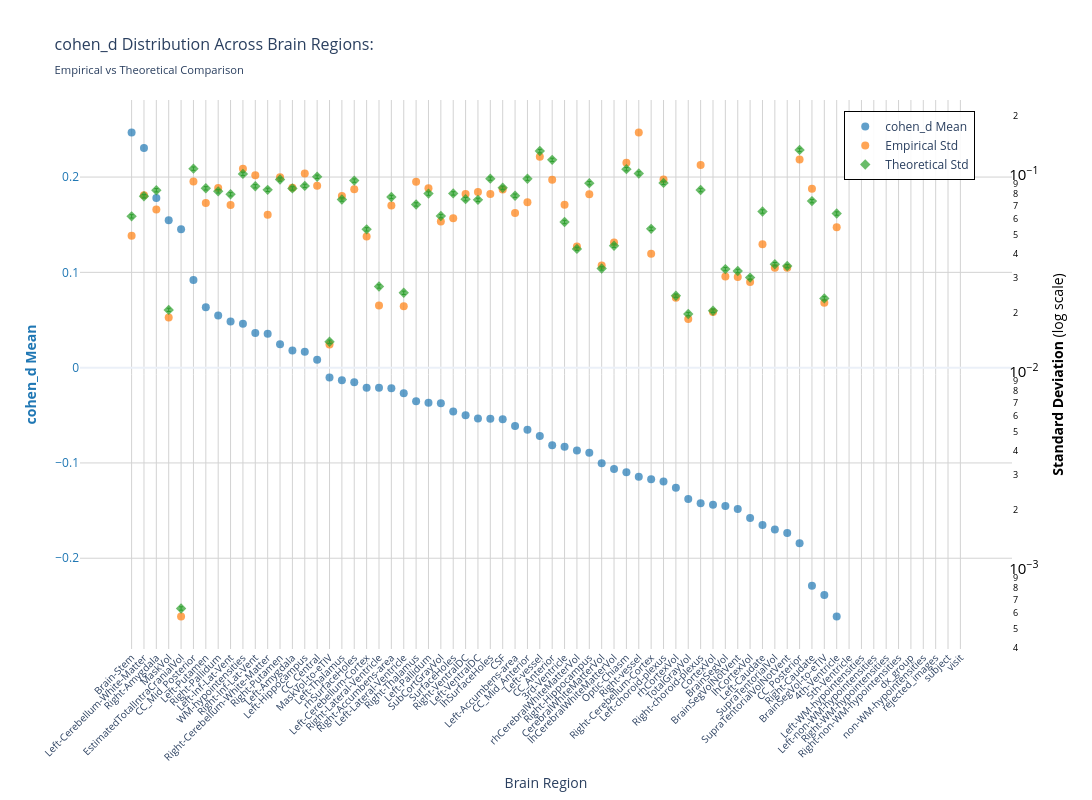
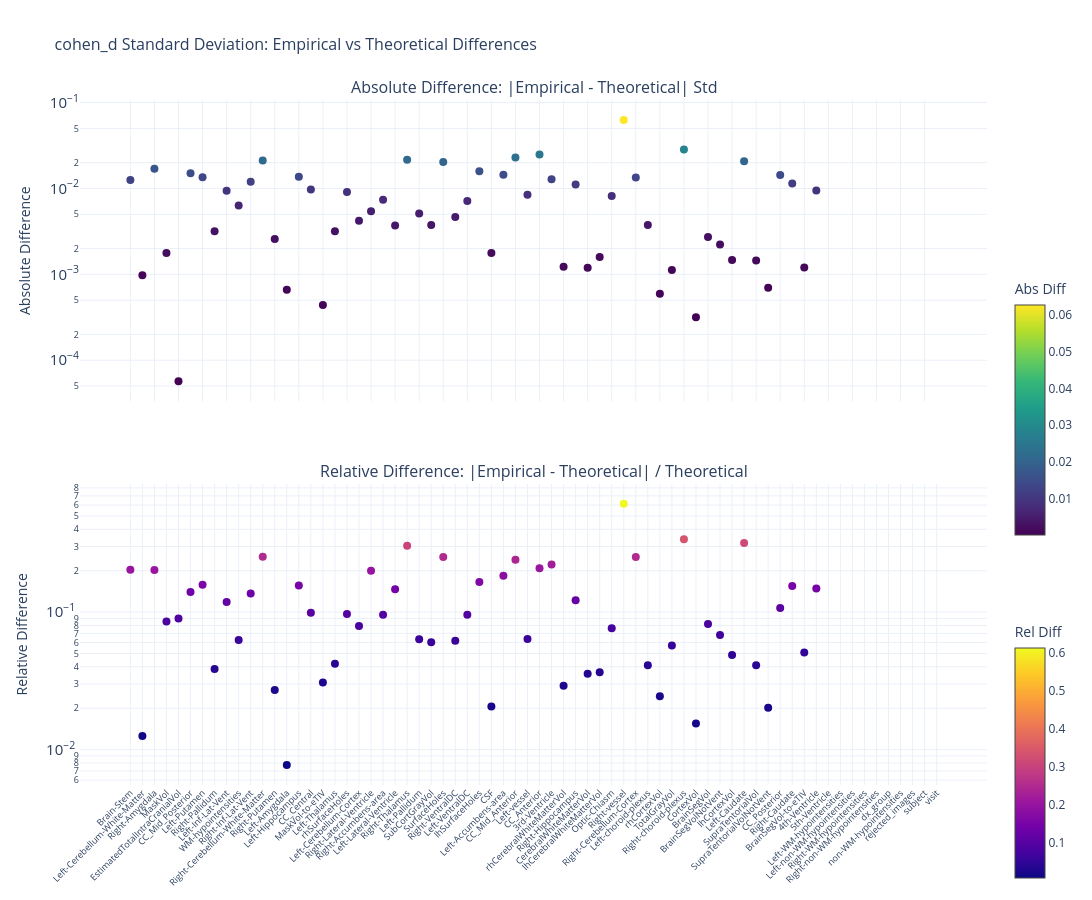

The cell these charts' notebook holds for them, in order:
### Markdown cell above
### Cohen's d

### Code cell
nu_nav = df_npvr[(df_npvr["study"] == "longitudinal") & (df_npvr["group"] == "HC-PD")]
data_path = stats_dir / f"cohen_d_longitudinal_{METRIC}.parquet"
df, stats = get_test_stats(
    data_path,
    stat_functions_F,
    nu_nav,
    hemisphere=False,
    study="longitudinal",
    raw_values=True,
)
show_figure(
    stats, hemisphere=False, stat_name="cohen_d", study="longitudinal", metric=METRIC
)

### Figure 1 — Plotly figure (JSON) as saved in the notebook; plotly's stock layout.template omitted (floating-point values rounded to 4 significant figures)
{"data": [{"hovertemplate": "<b>%{x}</b><br>Mean cohen_d: %{y:.2f}<br><extra></extra>", "marker": {"color": "#1f77b4", "opacity": 0.7, "size": 8}, "mode": "markers", "name": "cohen_d Mean", "type": "scatter", "x": ["Brain-Stem", "Left-Cerebellum-White-Matter", "Right-Amygdala", "MaskVol", "EstimatedTotalIntraCranialVol", "CC_Mid_Posterior", "Left-Putamen", "Right-Pallidum", "Left-Inf-Lat-Vent", "WM-hypointensities", "Right-Inf-Lat-Vent", "Right-Cerebellum-White-Matter", "Right-Putamen", "Left-Amygdala", "Left-Hippocampus", "CC_Central", "MaskVol-to-eTIV", "Left-Thalamus", "rhSurfaceHoles", "Left-Cerebellum-Cortex", "Right-Lateral-Ventricle", "Right-Accumbens-area", "Left-Lateral-Ventricle", "Right-Thalamus", "Left-Pallidum", "SubCortGrayVol", "SurfaceHoles", "Right-VentralDC", "Left-VentralDC", "lhSurfaceHoles", "CSF", "Left-Accumbens-area", "CC_Mid_Anterior", "Left-vessel", "CC_Anterior", "3rd-Ventricle", "rhCerebralWhiteMatterVol", "Right-Hippocampus", "CerebralWhiteMatterVol", "lhCerebralWhiteMatterVol", "Optic-Chiasm", "Right-vessel", "Right-Cerebellum-Cortex", "Left-choroid-plexus", "rhCortexVol", "TotalGrayVol", "Right-choroid-plexus", "CortexVol", "BrainSegVol", "BrainSegVolNotVent", "lhCortexVol", "Left-Caudate", "SupraTentorialVol", "SupraTentorialVolNotVent", "CC_Posterior", "Right-Caudate", "BrainSegVol-to-eTIV", "4th-Ventricle", "5th-Ventricle", "Left-WM-hypointensities", "Left-non-WM-hypointensities", "Right-WM-hypointensities", "Right-non-WM-hypointensities", "dx_group", "non-WM-hypointensities", "rejected_images", "subject", "visit"], "y": [0.2468, 0.2305, 0.178, 0.1546, 0.1452, 0.09195, 0.06329, 0.05477, 0.04849, 0.04596, 0.03633, 0.03569, 0.02468, 0.01796, 0.01678, 0.008294, -0.01035, -0.01332, -0.0154, -0.02114, -0.02116, -0.02167, -0.0269, -0.03536, -0.03678, -0.03744, -0.04596, -0.0499, -0.05343, -0.05368, -0.05413, -0.06113, -0.06518, -0.07185, -0.0814, -0.08313, -0.087, -0.08942, -0.1004, -0.1065, -0.1099, -0.1144, -0.1171, -0.1195, -0.1259, -0.1379, -0.1424, -0.144, -0.1451, -0.1484, -0.1579, -0.1652, -0.1698, -0.1734, -0.1844, -0.2289, -0.2385, -0.2612, NaN, NaN, NaN, NaN, NaN, NaN, NaN, NaN, NaN, NaN], "yaxis": "y"}, {"hovertemplate": "<b>%{x}</b><br>Empirical Std: %{y:.3f}<br><extra></extra>", "marker": {"color": "#ff7f0e", "opacity": 0.7, "size": 8, "symbol": "circle"}, "mode": "markers", "name": "Empirical Std", "type": "scatter", "x": ["Brain-Stem", "Left-Cerebellum-White-Matter", "Right-Amygdala", "MaskVol", "EstimatedTotalIntraCranialVol", "CC_Mid_Posterior", "Left-Putamen", "Right-Pallidum", "Left-Inf-Lat-Vent", "WM-hypointensities", "Right-Inf-Lat-Vent", "Right-Cerebellum-White-Matter", "Right-Putamen", "Left-Amygdala", "Left-Hippocampus", "CC_Central", "MaskVol-to-eTIV", "Left-Thalamus", "rhSurfaceHoles", "Left-Cerebellum-Cortex", "Right-Lateral-Ventricle", "Right-Accumbens-area", "Left-Lateral-Ventricle", "Right-Thalamus", "Left-Pallidum", "SubCortGrayVol", "SurfaceHoles", "Right-VentralDC", "Left-VentralDC", "lhSurfaceHoles", "CSF", "Left-Accumbens-area", "CC_Mid_Anterior", "Left-vessel", "CC_Anterior", "3rd-Ventricle", "rhCerebralWhiteMatterVol", "Right-Hippocampus", "CerebralWhiteMatterVol", "lhCerebralWhiteMatterVol", "Optic-Chiasm", "Right-vessel", "Right-Cerebellum-Cortex", "Left-choroid-plexus", "rhCortexVol", "TotalGrayVol", "Right-choroid-plexus", "CortexVol", "BrainSegVol", "BrainSegVolNotVent", "lhCortexVol", "Left-Caudate", "SupraTentorialVol", "SupraTentorialVolNotVent", "CC_Posterior", "Right-Caudate", "BrainSegVol-to-eTIV", "4th-Ventricle", "5th-Ventricle", "Left-WM-hypointensities", "Left-non-WM-hypointensities", "Right-WM-hypointensities", "Right-non-WM-hypointensities", "dx_group", "non-WM-hypointensities", "rejected_images", "subject", "visit"], "y": [0.04919, 0.07902, 0.06679, 0.01893, 0.0005753, 0.09269, 0.07212, 0.08586, 0.07043, 0.1077, 0.09968, 0.0629, 0.09747, 0.0862, 0.1018, 0.0883, 0.01382, 0.07828, 0.08461, 0.04882, 0.02176, 0.07001, 0.02157, 0.09252, 0.08563, 0.0582, 0.06041, 0.08013, 0.08202, 0.08005, 0.08447, 0.06411, 0.07285, 0.1239, 0.09458, 0.07059, 0.04343, 0.07985, 0.03478, 0.04542, 0.1153, 0.1645, 0.03991, 0.09501, 0.02384, 0.01858, 0.1123, 0.02018, 0.0306, 0.03039, 0.0287, 0.04457, 0.03385, 0.03384, 0.1198, 0.08517, 0.02247, 0.05431, NaN, NaN, NaN, NaN, NaN, NaN, NaN, NaN, NaN, NaN], "yaxis": "y2"}, {"error_y": {"array": [0.001226, 0.001551, 0.001664, 0.0004112, 1.256e-05, 0.002141, 0.001702, 0.001643, 0.001587, 0.002014, 0.001743, 0.001672, 0.001885, 0.0017, 0.00175, 0.001947, 0.0002833, 0.001493, 0.001862, 0.001053, 0.0005406, 0.001538, 0.000502, 0.00141, 0.0016, 0.001231, 0.001603, 0.001499, 0.001487, 0.001906, 0.001714, 0.001561, 0.001904, 0.00263, 0.002373, 0.001148, 0.0008384, 0.001807, 0.0006674, 0.0008707, 0.002129, 0.002025, 0.00106, 0.001813, 0.0004855, 0.0003916, 0.001668, 0.0004072, 0.0006622, 0.000648, 0.0005996, 0.001298, 0.0007014, 0.0006862, 0.002665, 0.001465, 0.0004703, 0.001267, NaN, NaN, NaN, NaN, NaN, NaN, NaN, NaN, NaN, NaN], "arrayminus": [0.001202, 0.00152, 0.001631, 0.000403, 1.231e-05, 0.002099, 0.001668, 0.00161, 0.001555, 0.001974, 0.001708, 0.001638, 0.001848, 0.001666, 0.001716, 0.001908, 0.0002777, 0.001463, 0.001825, 0.001033, 0.0005298, 0.001507, 0.0004921, 0.001382, 0.001568, 0.001206, 0.001572, 0.00147, 0.001458, 0.001868, 0.00168, 0.00153, 0.001867, 0.002578, 0.002326, 0.001125, 0.0008218, 0.001772, 0.0006541, 0.0008534, 0.002087, 0.001985, 0.001039, 0.001777, 0.0004758, 0.0003839, 0.001634, 0.0003991, 0.000649, 0.0006352, 0.0005877, 0.001272, 0.0006875, 0.0006726, 0.002612, 0.001436, 0.000461, 0.001242, NaN, NaN, NaN, NaN, NaN, NaN, NaN, NaN, NaN, NaN], "color": "#2ca02c", "thickness": 1, "type": "data", "visible": true, "width": 2}, "hovertemplate": "<b>%{x}</b><br>Theoretical Std: %{y:.3f}<br><extra></extra>", "marker": {"color": "#2ca02c", "opacity": 0.7, "size": 8, "symbol": "diamond"}, "mode": "markers", "name": "Theoretical Std", "type": "scatter", "x": ["Brain-Stem", "Left-Cerebellum-White-Matter", "Right-Amygdala", "MaskVol", "EstimatedTotalIntraCranialVol", "CC_Mid_Posterior", "Left-Putamen", "Right-Pallidum", "Left-Inf-Lat-Vent", "WM-hypointensities", "Right-Inf-Lat-Vent", "Right-Cerebellum-White-Matter", "Right-Putamen", "Left-Amygdala", "Left-Hippocampus", "CC_Central", "MaskVol-to-eTIV", "Left-Thalamus", "rhSurfaceHoles", "Left-Cerebellum-Cortex", "Right-Lateral-Ventricle", "Right-Accumbens-area", "Left-Lateral-Ventricle", "Right-Thalamus", "Left-Pallidum", "SubCortGrayVol", "SurfaceHoles", "Right-VentralDC", "Left-VentralDC", "lhSurfaceHoles", "CSF", "Left-Accumbens-area", "CC_Mid_Anterior", "Left-vessel", "CC_Anterior", "3rd-Ventricle", "rhCerebralWhiteMatterVol", "Right-Hippocampus", "CerebralWhiteMatterVol", "lhCerebralWhiteMatterVol", "Optic-Chiasm", "Right-vessel", "Right-Cerebellum-Cortex", "Left-choroid-plexus", "rhCortexVol", "TotalGrayVol", "Right-choroid-plexus", "CortexVol", "BrainSegVol", "BrainSegVolNotVent", "lhCortexVol", "Left-Caudate", "SupraTentorialVol", "SupraTentorialVolNotVent", "CC_Posterior", "Right-Caudate", "BrainSegVol-to-eTIV", "4th-Ventricle", "5th-Ventricle", "Left-WM-hypointensities", "Left-non-WM-hypointensities", "Right-WM-hypointensities", "Right-non-WM-hypointensities", "dx_group", "non-WM-hypointensities", "rejected_images", "subject", "visit"], "y": [0.06173, 0.07804, 0.08375, 0.02069, 0.0006321, 0.1078, 0.08565, 0.08268, 0.07987, 0.1013, 0.08771, 0.08413, 0.09489, 0.08554, 0.08809, 0.098, 0.01426, 0.07512, 0.0937, 0.05302, 0.02721, 0.0774, 0.02527, 0.07095, 0.08051, 0.06195, 0.08069, 0.07546, 0.07486, 0.09591, 0.08624, 0.07856, 0.09584, 0.1324, 0.1194, 0.05777, 0.0422, 0.09096, 0.03359, 0.04382, 0.1072, 0.1019, 0.05335, 0.09126, 0.02443, 0.01971, 0.08393, 0.02049, 0.03333, 0.03261, 0.03018, 0.06532, 0.0353, 0.03453, 0.1341, 0.07375, 0.02367, 0.06378, NaN, NaN, NaN, NaN, NaN, NaN, NaN, NaN, NaN, NaN], "yaxis": "y2"}], "layout": {"height": 800, "hovermode": "x", "legend": {"bgcolor": "rgba(255, 255, 255, 0.9)", "bordercolor": "black", "borderwidth": 1, "font": {"size": 12}, "orientation": "v", "x": 0.82, "y": 0.98}, "title": {"font": {"size": 16}, "text": "cohen_d Distribution Across Brain Regions:<br><sub>Empirical vs Theoretical Comparison</sub>"}, "width": 1400, "xaxis": {"gridcolor": "lightgray", "showgrid": true, "tickangle": -45, "tickfont": {"size": 10}, "title": {"text": "Brain Region"}}, "yaxis": {"gridcolor": "lightgray", "showgrid": true, "side": "left", "tickfont": {"color": "#1f77b4"}, "title": {"font": {"color": "#1f77b4"}, "text": "<b>cohen_d Mean</b>"}}, "yaxis2": {"exponentformat": "power", "overlaying": "y", "showgrid": false, "side": "right", "tickfont": {"color": "black"}, "title": {"font": {"color": "black"}, "text": "<b>Standard Deviation</b> (log scale)"}, "type": "log"}}}

### Figure 2 — Plotly figure (JSON) as saved in the notebook; plotly's stock layout.template omitted (floating-point values rounded to 4 significant figures)
{"data": [{"hovertemplate": "<b>%{x}</b><br>Abs Diff: %{y:.4f}<br><extra></extra>", "marker": {"color": [0.01253, 0.0009784, 0.01696, 0.001768, 5.68e-05, 0.01507, 0.01353, 0.003182, 0.00944, 0.006345, 0.01197, 0.02123, 0.00258, 0.0006619, 0.01373, 0.009699, 0.0004384, 0.003167, 0.009093, 0.004199, 0.005445, 0.007395, 0.003699, 0.02157, 0.005113, 0.003745, 0.02028, 0.004667, 0.007161, 0.01586, 0.001774, 0.01445, 0.02299, 0.008438, 0.02483, 0.01282, 0.00123, 0.01111, 0.001196, 0.001598, 0.00817, 0.0626, 0.01344, 0.003749, 0.0005963, 0.001126, 0.0284, 0.0003174, 0.00273, 0.002219, 0.001473, 0.02075, 0.00145, 0.000697, 0.01434, 0.01143, 0.001201, 0.009466, NaN, NaN, NaN, NaN, NaN, NaN, NaN, NaN, NaN, NaN], "colorbar": {"len": 0.4, "title": {"text": "Abs Diff"}, "y": 0.75, "yanchor": "top"}, "colorscale": [[0.0, "#440154"], [0.1111, "#482878"], [0.2222, "#3e4989"], [0.3333, "#31688e"], [0.4444, "#26828e"], [0.5556, "#1f9e89"], [0.6667, "#35b779"], [0.7778, "#6ece58"], [0.8889, "#b5de2b"], [1.0, "#fde725"]], "showscale": true, "size": 8}, "mode": "markers", "name": "Absolute", "type": "scatter", "x": ["Brain-Stem", "Left-Cerebellum-White-Matter", "Right-Amygdala", "MaskVol", "EstimatedTotalIntraCranialVol", "CC_Mid_Posterior", "Left-Putamen", "Right-Pallidum", "Left-Inf-Lat-Vent", "WM-hypointensities", "Right-Inf-Lat-Vent", "Right-Cerebellum-White-Matter", "Right-Putamen", "Left-Amygdala", "Left-Hippocampus", "CC_Central", "MaskVol-to-eTIV", "Left-Thalamus", "rhSurfaceHoles", "Left-Cerebellum-Cortex", "Right-Lateral-Ventricle", "Right-Accumbens-area", "Left-Lateral-Ventricle", "Right-Thalamus", "Left-Pallidum", "SubCortGrayVol", "SurfaceHoles", "Right-VentralDC", "Left-VentralDC", "lhSurfaceHoles", "CSF", "Left-Accumbens-area", "CC_Mid_Anterior", "Left-vessel", "CC_Anterior", "3rd-Ventricle", "rhCerebralWhiteMatterVol", "Right-Hippocampus", "CerebralWhiteMatterVol", "lhCerebralWhiteMatterVol", "Optic-Chiasm", "Right-vessel", "Right-Cerebellum-Cortex", "Left-choroid-plexus", "rhCortexVol", "TotalGrayVol", "Right-choroid-plexus", "CortexVol", "BrainSegVol", "BrainSegVolNotVent", "lhCortexVol", "Left-Caudate", "SupraTentorialVol", "SupraTentorialVolNotVent", "CC_Posterior", "Right-Caudate", "BrainSegVol-to-eTIV", "4th-Ventricle", "5th-Ventricle", "Left-WM-hypointensities", "Left-non-WM-hypointensities", "Right-WM-hypointensities", "Right-non-WM-hypointensities", "dx_group", "non-WM-hypointensities", "rejected_images", "subject", "visit"], "xaxis": "x", "y": [0.01253, 0.0009784, 0.01696, 0.001768, 5.68e-05, 0.01507, 0.01353, 0.003182, 0.00944, 0.006345, 0.01197, 0.02123, 0.00258, 0.0006619, 0.01373, 0.009699, 0.0004384, 0.003167, 0.009093, 0.004199, 0.005445, 0.007395, 0.003699, 0.02157, 0.005113, 0.003745, 0.02028, 0.004667, 0.007161, 0.01586, 0.001774, 0.01445, 0.02299, 0.008438, 0.02483, 0.01282, 0.00123, 0.01111, 0.001196, 0.001598, 0.00817, 0.0626, 0.01344, 0.003749, 0.0005963, 0.001126, 0.0284, 0.0003174, 0.00273, 0.002219, 0.001473, 0.02075, 0.00145, 0.000697, 0.01434, 0.01143, 0.001201, 0.009466, NaN, NaN, NaN, NaN, NaN, NaN, NaN, NaN, NaN, NaN], "yaxis": "y"}, {"hovertemplate": "<b>%{x}</b><br>Rel Diff: %{y:.2%}<br><extra></extra>", "marker": {"color": [0.203, 0.01254, 0.2026, 0.08545, 0.08986, 0.1399, 0.158, 0.03848, 0.1182, 0.06261, 0.1365, 0.2524, 0.02718, 0.007737, 0.1559, 0.09897, 0.03075, 0.04216, 0.09704, 0.0792, 0.2001, 0.09554, 0.1464, 0.3041, 0.0635, 0.06045, 0.2513, 0.06185, 0.09567, 0.1654, 0.02057, 0.184, 0.2399, 0.06375, 0.2079, 0.2219, 0.02915, 0.1222, 0.0356, 0.03646, 0.07624, 0.6143, 0.252, 0.04109, 0.02441, 0.05712, 0.3383, 0.01549, 0.08191, 0.06805, 0.04882, 0.3176, 0.04107, 0.02018, 0.1069, 0.1549, 0.05073, 0.1484, NaN, NaN, NaN, NaN, NaN, NaN, NaN, NaN, NaN, NaN], "colorbar": {"len": 0.4, "title": {"text": "Rel Diff"}, "y": 0.25, "yanchor": "top"}, "colorscale": [[0.0, "#0d0887"], [0.1111, "#46039f"], [0.2222, "#7201a8"], [0.3333, "#9c179e"], [0.4444, "#bd3786"], [0.5556, "#d8576b"], [0.6667, "#ed7953"], [0.7778, "#fb9f3a"], [0.8889, "#fdca26"], [1.0, "#f0f921"]], "showscale": true, "size": 8}, "mode": "markers", "name": "Relative", "type": "scatter", "x": ["Brain-Stem", "Left-Cerebellum-White-Matter", "Right-Amygdala", "MaskVol", "EstimatedTotalIntraCranialVol", "CC_Mid_Posterior", "Left-Putamen", "Right-Pallidum", "Left-Inf-Lat-Vent", "WM-hypointensities", "Right-Inf-Lat-Vent", "Right-Cerebellum-White-Matter", "Right-Putamen", "Left-Amygdala", "Left-Hippocampus", "CC_Central", "MaskVol-to-eTIV", "Left-Thalamus", "rhSurfaceHoles", "Left-Cerebellum-Cortex", "Right-Lateral-Ventricle", "Right-Accumbens-area", "Left-Lateral-Ventricle", "Right-Thalamus", "Left-Pallidum", "SubCortGrayVol", "SurfaceHoles", "Right-VentralDC", "Left-VentralDC", "lhSurfaceHoles", "CSF", "Left-Accumbens-area", "CC_Mid_Anterior", "Left-vessel", "CC_Anterior", "3rd-Ventricle", "rhCerebralWhiteMatterVol", "Right-Hippocampus", "CerebralWhiteMatterVol", "lhCerebralWhiteMatterVol", "Optic-Chiasm", "Right-vessel", "Right-Cerebellum-Cortex", "Left-choroid-plexus", "rhCortexVol", "TotalGrayVol", "Right-choroid-plexus", "CortexVol", "BrainSegVol", "BrainSegVolNotVent", "lhCortexVol", "Left-Caudate", "SupraTentorialVol", "SupraTentorialVolNotVent", "CC_Posterior", "Right-Caudate", "BrainSegVol-to-eTIV", "4th-Ventricle", "5th-Ventricle", "Left-WM-hypointensities", "Left-non-WM-hypointensities", "Right-WM-hypointensities", "Right-non-WM-hypointensities", "dx_group", "non-WM-hypointensities", "rejected_images", "subject", "visit"], "xaxis": "x2", "y": [0.203, 0.01254, 0.2026, 0.08545, 0.08986, 0.1399, 0.158, 0.03848, 0.1182, 0.06261, 0.1365, 0.2524, 0.02718, 0.007737, 0.1559, 0.09897, 0.03075, 0.04216, 0.09704, 0.0792, 0.2001, 0.09554, 0.1464, 0.3041, 0.0635, 0.06045, 0.2513, 0.06185, 0.09567, 0.1654, 0.02057, 0.184, 0.2399, 0.06375, 0.2079, 0.2219, 0.02915, 0.1222, 0.0356, 0.03646, 0.07624, 0.6143, 0.252, 0.04109, 0.02441, 0.05712, 0.3383, 0.01549, 0.08191, 0.06805, 0.04882, 0.3176, 0.04107, 0.02018, 0.1069, 0.1549, 0.05073, 0.1484, NaN, NaN, NaN, NaN, NaN, NaN, NaN, NaN, NaN, NaN], "yaxis": "y2"}], "layout": {"annotations": [{"font": {"size": 16}, "showarrow": false, "text": "Absolute Difference: |Empirical - Theoretical| Std", "x": 0.5, "xanchor": "center", "xref": "paper", "y": 1.0, "yanchor": "bottom", "yref": "paper"}, {"font": {"size": 16}, "showarrow": false, "text": "Relative Difference: |Empirical - Theoretical| / Theoretical", "x": 0.5, "xanchor": "center", "xref": "paper", "y": 0.44, "yanchor": "bottom", "yref": "paper"}], "height": 900, "hovermode": "x unified", "showlegend": false, "title": {"font": {"size": 16}, "text": "cohen_d Standard Deviation: Empirical vs Theoretical Differences"}, "width": 1400, "xaxis": {"anchor": "y", "domain": [0.0, 1.0], "showticklabels": false}, "xaxis2": {"anchor": "y2", "domain": [0.0, 1.0], "tickangle": -45, "tickfont": {"size": 9}}, "yaxis": {"anchor": "x", "domain": [0.56, 1.0], "exponentformat": "power", "title": {"text": "Absolute Difference"}, "type": "log"}, "yaxis2": {"anchor": "x2", "domain": [0.0, 0.44], "exponentformat": "power", "title": {"text": "Relative Difference"}, "type": "log"}}}
